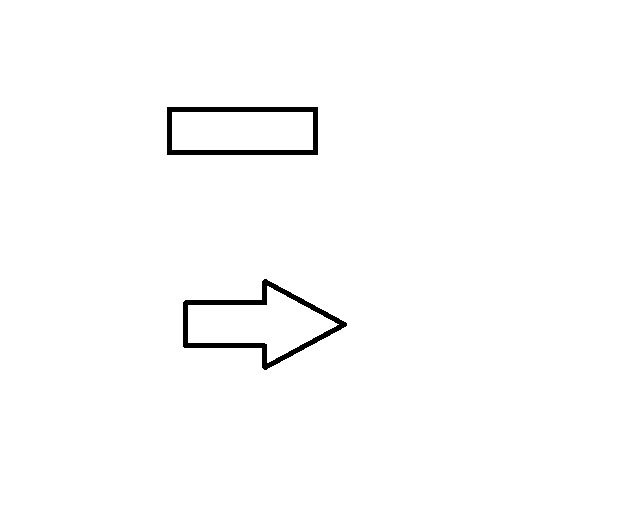
#> input picture print.png, 640 x 512 px
$ python '处理.py'
#> lines starting #> are read from the running program, lines starting #| are printed output that depends on the picture; after the words box and inside, x2 and y2 are one past the last pixel; in counts of white or black regions, pixels touching at a corner belong together; pictures that were not available may be replaced by others from this repository, and a replacement may not be noted
import cv2
import numpy as np
import os
import matplotlib.pyplot as plt

# 读取带有中文路径的图片
def read_image_with_chinese_path(image_path):
    with open(image_path, 'rb') as file:
        content = file.read()
    nparr = np.frombuffer(content, np.uint8)
    img = cv2.imdecode(nparr, cv2.IMREAD_COLOR)
    return img

# 加载文件夹中的所有背景图
def load_background_images(folder_path):
    background_images = []
    for filename in os.listdir(folder_path):
        if filename.endswith(('.png', '.jpg', '.jpeg')):
            img_path = os.path.join(folder_path, filename)
            img = read_image_with_chinese_path(img_path)
            if img is not None:
                background_images.append(img)
    return background_images

# 计算背景模型
def compute_background_model(background_images):
    if not background_images:
        print("Error: No background images found.")
        return None

    first_image = background_images[0]
    for img in background_images:
        if img.shape != first_image.shape:
            print("Error: All background images must have the same dimensions.")
            return None

    background_model = np.median(background_images, axis=0).astype(np.uint8)
    return background_model

# 使用背景模型去除背景
def remove_background_with_model(img, background_model):
    if img.shape != background_model.shape:
        print("Error: Image and background model must have the same dimensions.")
        return None

    diff = cv2.absdiff(img, background_model)
    gray = cv2.cvtColor(diff, cv2.COLOR_BGR2GRAY)
    _, mask = cv2.threshold(gray, 40, 255, cv2.THRESH_BINARY)
    return mask

# 二值化处理
def binarize_image(mask):
    _, binary = cv2.threshold(mask, 128, 255, cv2.THRESH_BINARY)
    return binary

# 找到并筛选轮廓
def find_and_filter_contours(binary, min_area, max_area):
    contours, _ = cv2.findContours(binary, cv2.RETR_EXTERNAL, cv2.CHAIN_APPROX_SIMPLE)
    filtered_contours = []
    for contour in contours:
        area = cv2.contourArea(contour)
        if min_area <= area <= max_area:
            filtered_contours.append(contour)
    return filtered_contours

# 定义形态学操作函数
def morphological_operation(img, kernel_size=3):
    # 创建一个核，这里使用矩形核
    kernel = cv2.getStructuringElement(cv2.MORPH_RECT, (kernel_size, kernel_size))
    # 进行闭运算
    closed_img = cv2.morphologyEx(img, cv2.MORPH_CLOSE, kernel)
    return closed_img

# 在图中显示轮廓和面积
def draw_contours_and_show(img, contours):
    for contour in contours:
        area = cv2.contourArea(contour)
        cv2.drawContours(img, [contour],-1, (0, 255, 0), 2)
        M = cv2.moments(contour)
        if M["m00"] != 0:
            cX = int(M["m10"] / M["m00"])
            cY = int(M["m01"] / M["m00"])
            cv2.putText(img, f"{area:.2f}", (cX, cY), cv2.FONT_HERSHEY_SIMPLEX, 0.5, (255, 255, 255), 2)

    # 使用 matplotlib 显示图像
    plt.imshow(cv2.cvtColor(img, cv2.COLOR_BGR2RGB))
    plt.title("Detected Objects")
    plt.axis("off")
    plt.show()

# 主函数
def process_image_with_background_model(image_path, background_folder_path, min_area=100, max_area=10000):
    # 加载所有背景图
#> called with image_path = 'much.png', background_folder_path = 'D:\\\\total\\\\opencv抠图(1)\\\\背景', min_area = 110, max_area = 50000
    background_images = load_background_images(background_folder_path)
#> in read_image_with_chinese_path, img is the input picture: shape (512, 640, 3); 98.8% white; 2 black regions, box (x1, y1, x2, y2) and area: (183, 279, 347, 370) 2113, (167, 107, 318, 155) 1890
#> background_images = 1 item
    if not background_images:
        print("Error: Unable to load background images.")
        return

    # 计算背景模型
    background_model = compute_background_model(background_images)
#> the loop in compute_background_model, `for img in background_images:` made 1 pass
    if background_model is None:
        return

    # 读取目标图片
    img = read_image_with_chinese_path(image_path)
#> call 2 of read_image_with_chinese_path, with image_path = 'much.png'
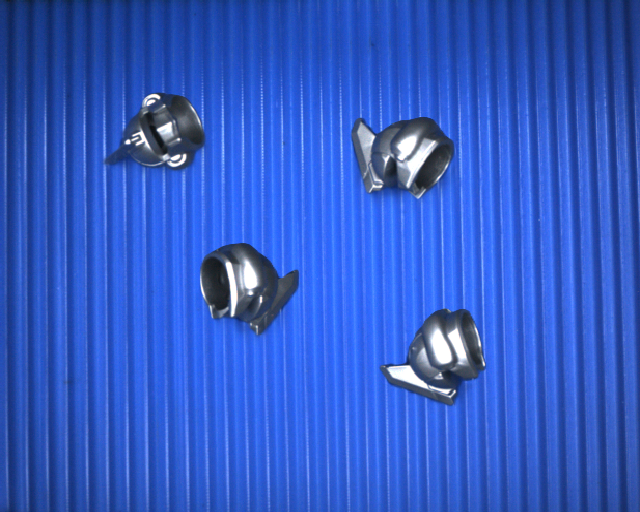
#> input picture much.png, 640 x 512 px
#> in read_image_with_chinese_path, img is the input picture: shape (512, 640, 3); mean B, G, R 197.4, 91.2, 50.3
    if img is None:
        print("Error: Unable to load image.")
        return

    # 使用背景模型去除背景
    mask = remove_background_with_model(img, background_model)
#> in remove_background_with_model, `diff = cv2.absdiff(img, background_model)`:
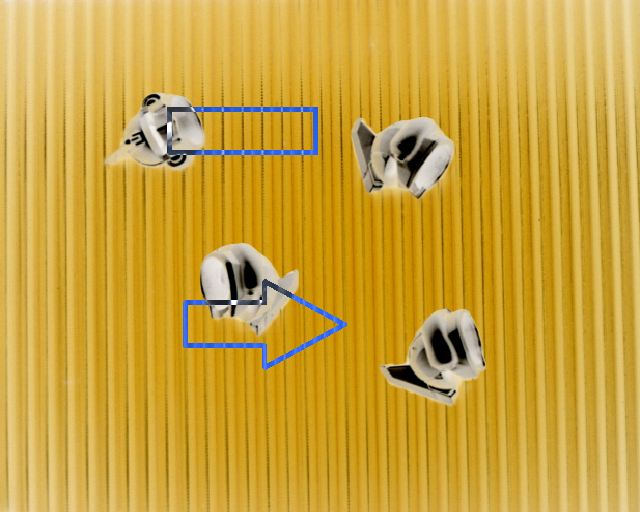
#> diff: shape (512, 640, 3); mean B, G, R 59.5, 163.1, 203.1
#> in remove_background_with_model, `gray = cv2.cvtColor(diff, cv2.COLOR_BGR2GRAY)`:
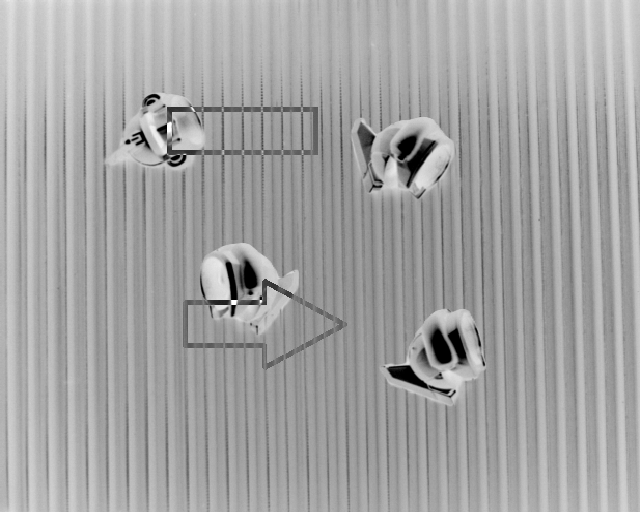
#> gray: shape (512, 640); min 0, max 255, mean 163.2
#> in remove_background_with_model, `_, mask = cv2.threshold(gray, 40, 255, cv2.THRESH_BINARY)`:
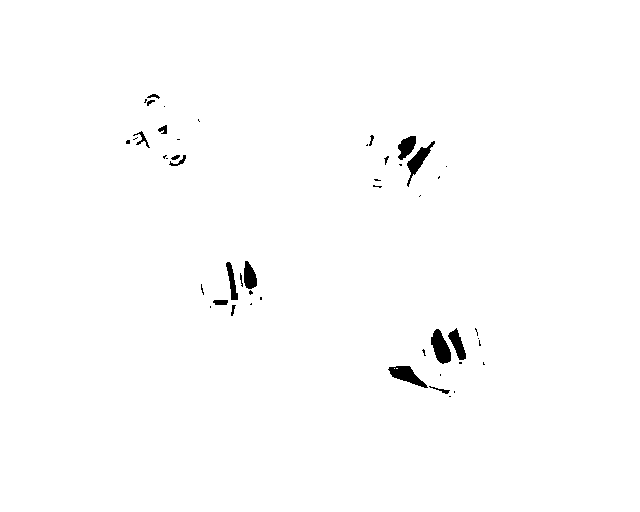
#> mask: shape (512, 640); 99.1% white; 48 black regions (29 under 20 px), largest, box (x1, y1, x2, y2) and area: (431, 329, 451, 364) 437, (388, 366, 428, 388) 404, (407, 141, 435, 187) 363
    if mask is None:
        return

    # 二值化
    binary = binarize_image(mask)

    # 应用形态学闭运算
    closed_img = morphological_operation(binary)
#> in morphological_operation, `closed_img = cv2.morphologyEx(img, cv2.MORPH_CLOSE, kernel)`:
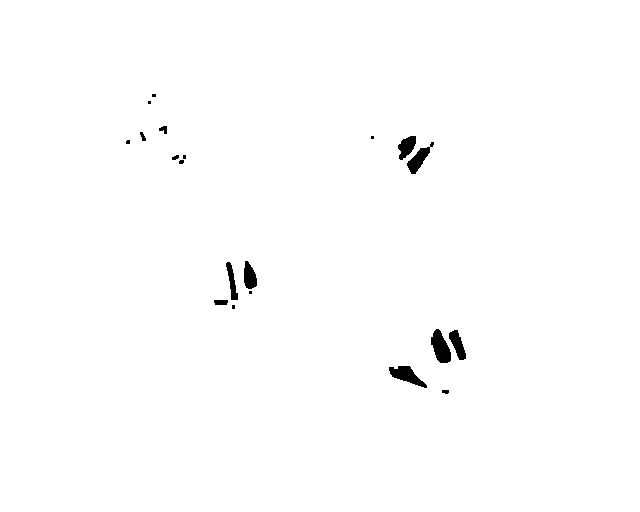
#> closed_img: shape (512, 640); 99.2% white; 20 black regions (8 under 20 px), largest, box (x1, y1, x2, y2) and area: (431, 329, 451, 363) 435, (389, 366, 427, 388) 395, (407, 142, 434, 174) 323

    # 找到并筛选轮廓
    contours, _ = cv2.findContours(closed_img, cv2.RETR_EXTERNAL, cv2.CHAIN_APPROX_SIMPLE)
#> contours = [[[0, 0], [0, 511], [639, 511], [639, 0]]]
    filtered_contours = []
    for contour in contours:
        area = cv2.contourArea(contour)
        if min_area <= area <= max_area:
            filtered_contours.append(contour)
#> this loop made 1 pass
#> (contour, area) on pass 1: ([[0, 0], [0, 511], [639, 511], [639, 0]], 326529)
#> after the loop, filtered_contours = []

    # 显示轮廓和面积
    draw_contours_and_show(img, filtered_contours)

if __name__ == "__main__":
    process_image_with_background_model(
        "much.png",  # 替换为你的目标图片路径
        r"D:\\total\\opencv抠图(1)\\背景",  # 替换为你的背景图文件夹路径
        min_area=110,  # 最小面积阈值
        max_area=50000  # 最大面积阈值
    )
